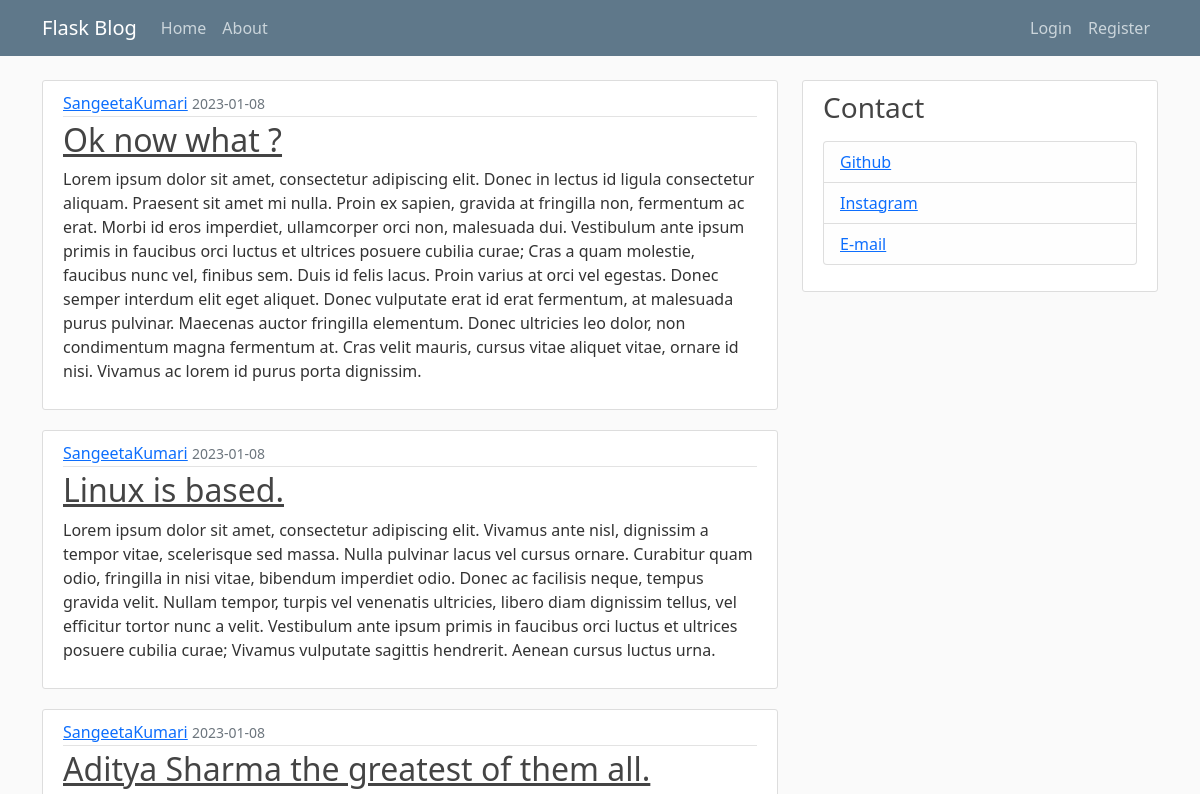
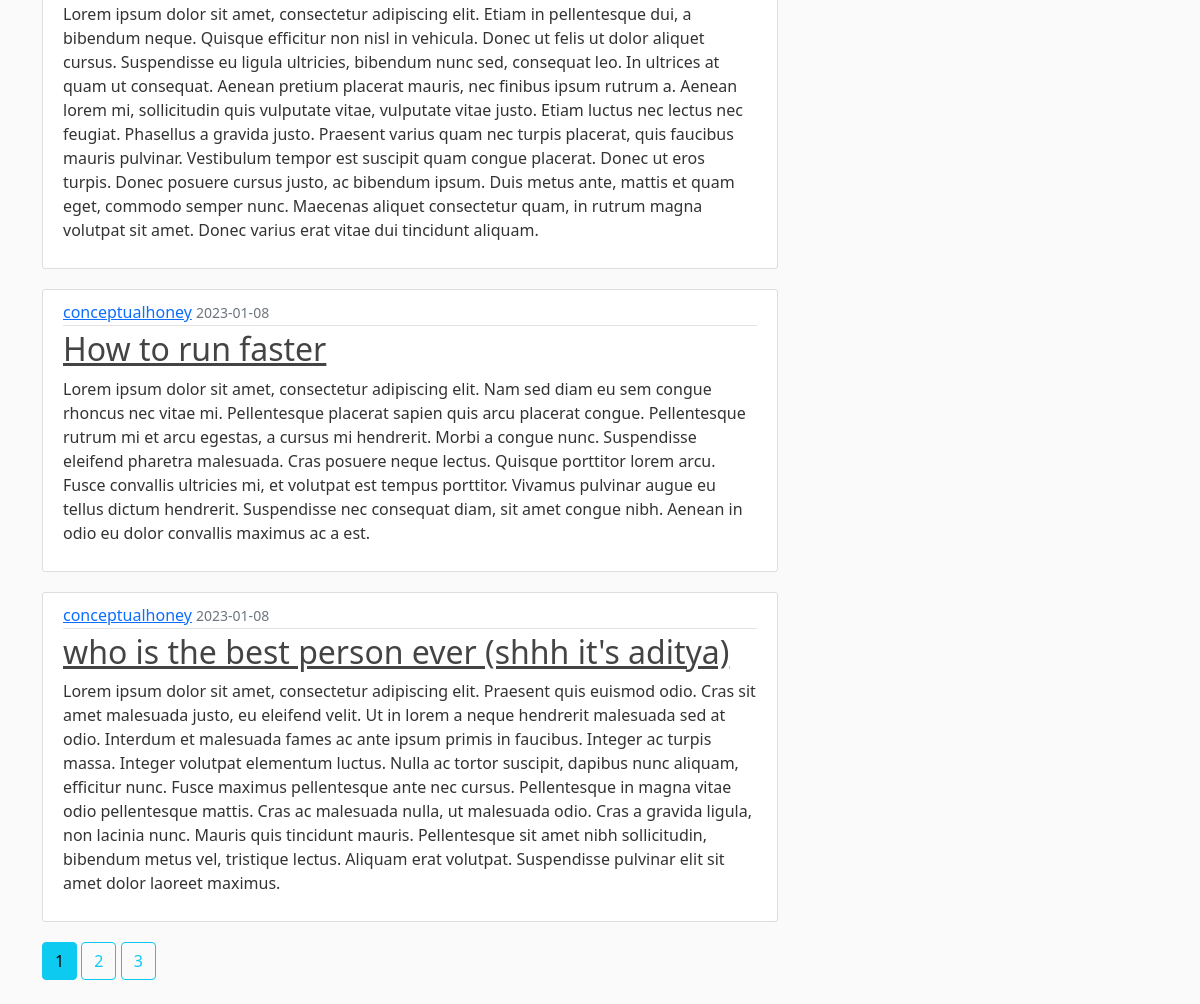
Page /home on the earlier database version (2 pictures, top to bottom).
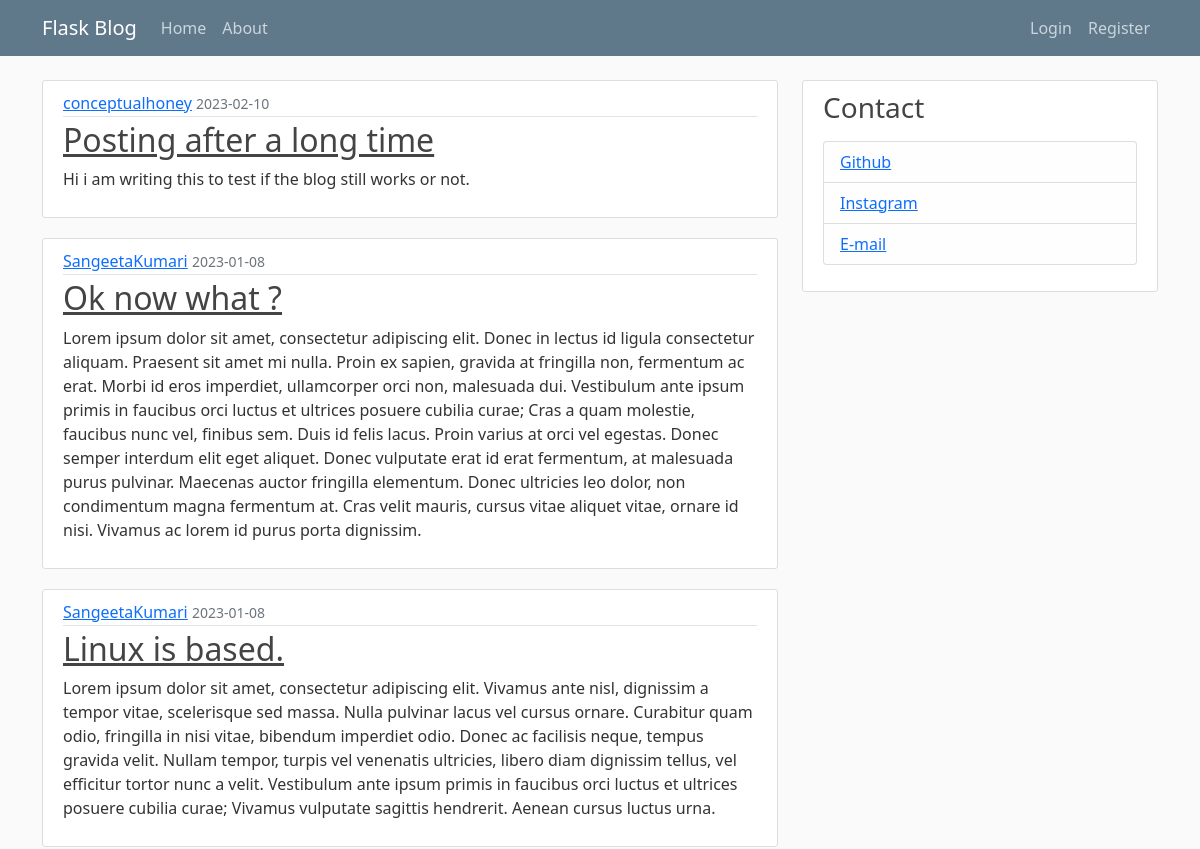
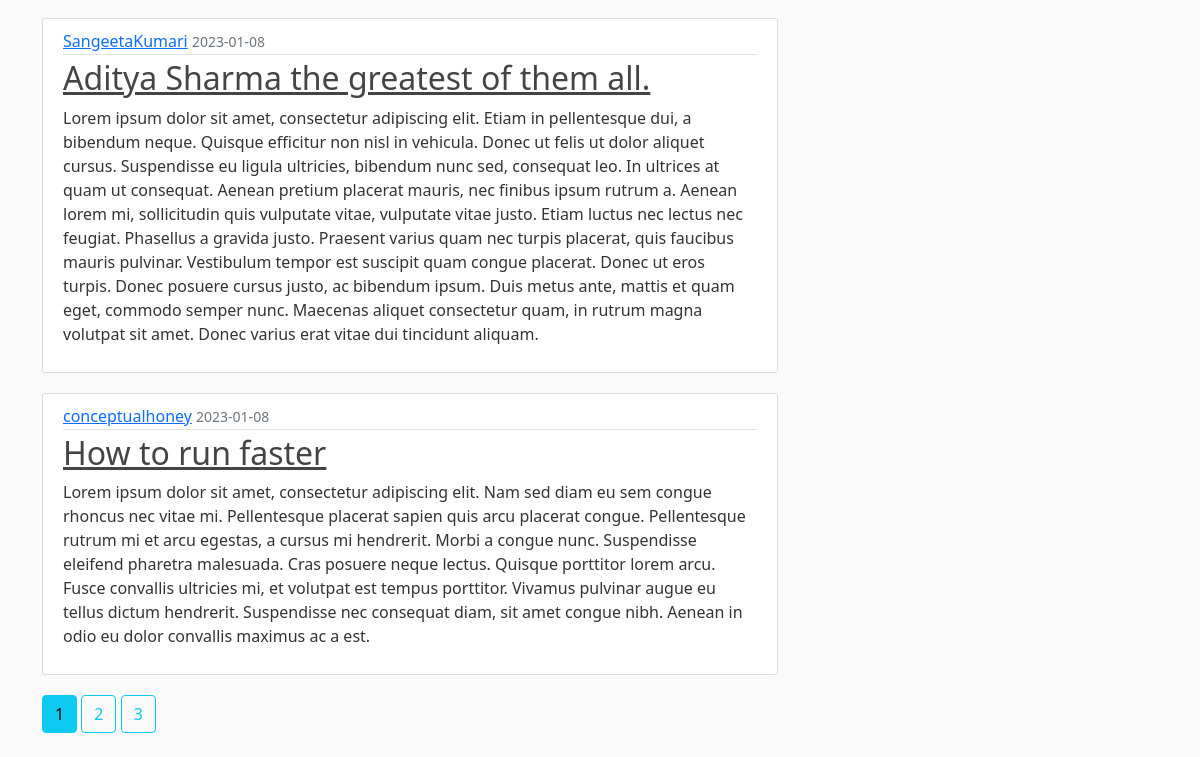
Same page on the later database version (2 pictures, top to bottom).
### flaskblog/models.py (models this page shows, shortened)
class Post(db.Model):
    id = db.Column(db.Integer, primary_key=True)
    title = db.Column(db.String(100), nullable=False)
    date_posted = db.Column(db.DateTime, nullable=False, default=datetime.utcnow)
    content = db.Column(db.Text, nullable=False)
    user_id = db.Column(db.Integer, db.ForeignKey('user.id'), nullable=False)

class User(db.Model, UserMixin):
    id = db.Column(db.Integer, primary_key=True)
    username = db.Column(db.String(20), unique=True, nullable=False)
    email = db.Column(db.String(120), unique=True, nullable=False)
    image_file = db.Column(db.String(20), nullable=False, default='default.jpg')
    password = db.Column(db.String(60), nullable=False)
    posts = db.relationship('Post', backref='author', lazy=True)

### flaskblog/main/routes.py (the view)
@main.route("/")
@main.route("/home")
def home():
    page = request.args.get('page', 1, type=int)
    posts = Post.query.order_by(Post.date_posted.desc()).paginate(per_page=5, page=page)
    return render_template('home.html', posts=posts)

### flaskblog/templates/home.html
{% extends "layout.html" %}
{% block content %}
    {% for post in posts.items %}
    <article class="media content-section">
      <div class="media-body">
        <div class="article-metadata">
            <a class="mr-2" href="{{ url_for('users.user_posts', username=post.author.username)}}">{{ post.author.username }}</a>
          <small class="text-muted">{{ post.date_posted.strftime('%Y-%m-%d') }}</small>
        </div>
        <h2><a class="article-title" href="{{ url_for('posts.post', post_id=post.id )}}">{{ post.title }}</a></h2>
        <p class="article-content">{{ post.content }}</p>
      </div>
    </article>
    {% endfor %}
    {% for page_num in posts.iter_pages(left_edge=1, right_edge=1, left_current=1, right_current=2) %}
        {% if page_num %}
            {% if posts.page == page_num %}
                <a class="btn btn-info mb-4" href="{{ url_for('main.home', page=page_num) }}">{{ page_num }}</a>
            {% else %}
                <a class="btn btn-outline-info mb-4" href="{{ url_for('main.home', page=page_num) }}">{{ page_num }}</a>
            {% endif %}
        {% else %}
            ...
        {% endif %}
    {% endfor %}
{% endblock content %}

Differences in the rows shown:
no longer on this page (row unchanged): Post: author.username "conceptualhoney", date_posted "2023-01-08", title "who is the best person ever (shhh it's aditya)", content "Lorem ipsum dolor sit amet, consectetur adipiscing elit. Praesent quis euismod odio. Cras sit amet malesuada justo, eu eleifend velit. Ut in lorem a neque hendrerit malesuada sed at odio. Interdum et malesuada fames ac ante ipsum primis in faucibus. Integer ac turpis massa. Integer volutpat elementum luctus. Nulla ac tortor suscipit, dapibus nunc aliquam, efficitur nunc. Fusce maximus pellentesque ante nec cursus. Pellentesque in magna vitae odio pellentesque mattis. Cras ac malesuada nulla, ut malesuada odio. Cras a gravida ligula, non lacinia nunc. Mauris quis tincidunt mauris. Pellentesque sit amet nibh sollicitudin, bibendum metus vel, tristique lectus. Aliquam erat volutpat.…"
added Post: author.username "conceptualhoney", date_posted "2023-02-10", title "Posting after a long time", content "Hi i am writing this to test if the blog still works or not."
